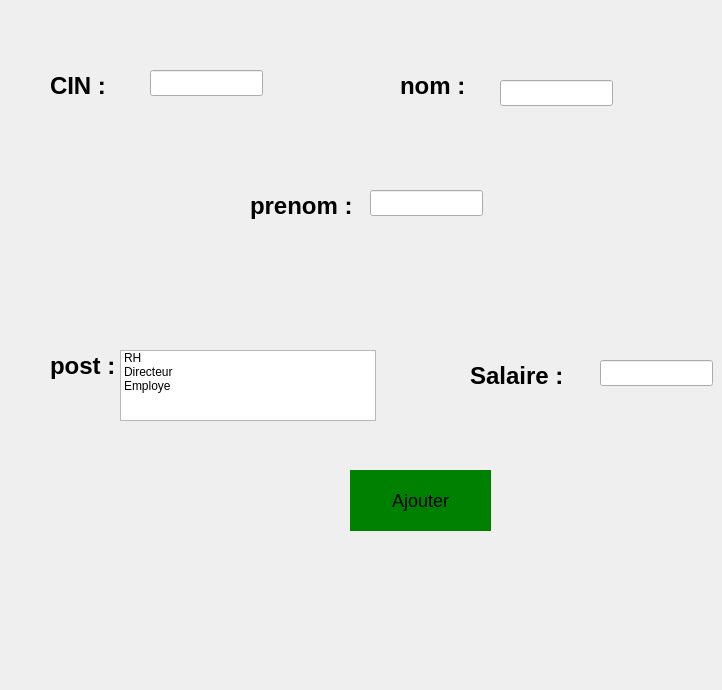
      <widget class="QWidget" name="tab_17">
       <attribute name="icon">
        <iconset resource="resource.qrc">
         <normaloff>:/images/add.png</normaloff>:/images/add.png</iconset>
       </attribute>
       <attribute name="title">
        <string>Ajouter</string>
       </attribute>
       <widget class="QLabel" name="label_17">
        <property name="geometry">
         <rect>
          <x>400</x>
          <y>60</y>
          <width>221</width>
          <height>51</height>
         </rect>
        </property>
        <property name="styleSheet">
         <string notr="true">QLabel {
    font-family: 'Arial';    /* You can change this to any preferred font */
    font-size: 24px;         /* Adjust this value for the desired text size */
    color: #000000;          /* Dark color code */
    font-weight: bold;       /* Makes the text bold */
}
</string>
        </property>
        <property name="text">
         <string>nom :</string>
        </property>
       </widget>
       <widget class="QLineEdit" name="nomE">
        <property name="geometry">
         <rect>
          <x>500</x>
          <y>80</y>
          <width>113</width>
          <height>26</height>
         </rect>
        </property>
       </widget>
       <widget class="QLabel" name="label_18">
        <property name="geometry">
         <rect>
          <x>250</x>
          <y>180</y>
          <width>221</width>
          <height>51</height>
         </rect>
        </property>
        <property name="styleSheet">
         <string notr="true">QLabel {
    font-family: 'Arial';    /* You can change this to any preferred font */
    font-size: 24px;         /* Adjust this value for the desired text size */
    color: #000000;          /* Dark color code */
    font-weight: bold;       /* Makes the text bold */
}
</string>
        </property>
        <property name="text">
         <string>prenom :</string>
        </property>
       </widget>
       <widget class="QLineEdit" name="prenomE">
        <property name="geometry">
         <rect>
          <x>370</x>
          <y>190</y>
          <width>113</width>
          <height>26</height>
         </rect>
        </property>
       </widget>
       <widget class="QLabel" name="label_20">
        <property name="geometry">
         <rect>
          <x>50</x>
          <y>60</y>
          <width>221</width>
          <height>51</height>
         </rect>
        </property>
        <property name="styleSheet">
         <string notr="true">QLabel {
    font-family: 'Arial';    /* You can change this to any preferred font */
    font-size: 24px;         /* Adjust this value for the desired text size */
    color: #000000;          /* Dark color code */
    font-weight: bold;       /* Makes the text bold */
}
</string>
        </property>
        <property name="text">
         <string>CIN :</string>
        </property>
       </widget>
       <widget class="QLineEdit" name="cinE">
        <property name="geometry">
         <rect>
          <x>150</x>
          <y>70</y>
          <width>113</width>
          <height>26</height>
         </rect>
        </property>
        <property name="font">
         <font/>
        </property>
        <property name="maxLength">
         <number>8</number>
        </property>
       </widget>
       <widget class="QLabel" name="label_21">
        <property name="geometry">
         <rect>
          <x>50</x>
          <y>340</y>
          <width>221</width>
          <height>51</height>
         </rect>
        </property>
        <property name="styleSheet">
         <string notr="true">QLabel {
    font-family: 'Arial';    /* You can change this to any preferred font */
    font-size: 24px;         /* Adjust this value for the desired text size */
    color: #000000;          /* Dark color code */
    font-weight: bold;       /* Makes the text bold */
}
</string>
        </property>
        <property name="text">
         <string>post : </string>
        </property>
       </widget>
       <widget class="QLabel" name="label_22">
        <property name="geometry">
         <rect>
          <x>470</x>
          <y>350</y>
          <width>221</width>
          <height>51</height>
         </rect>
        </property>
        <property name="styleSheet">
         <string notr="true">QLabel {
    font-family: 'Arial';    /* You can change this to any preferred font */
    font-size: 24px;         /* Adjust this value for the desired text size */
    color: #000000;          /* Dark color code */
    font-weight: bold;       /* Makes the text bold */
}
</string>
        </property>
        <property name="text">
         <string>Salaire :</string>
        </property>
       </widget>
       <widget class="QLineEdit" name="salaireE">
        <property name="geometry">
         <rect>
          <x>600</x>
          <y>360</y>
          <width>113</width>
          <height>26</height>
         </rect>
        </property>
       </widget>
       <widget class="QPushButton" name="ajoutemploye">
        <property name="geometry">
         <rect>
          <x>350</x>
          <y>470</y>
          <width>141</width>
          <height>61</height>
         </rect>
        </property>
        <property name="styleSheet">
         <string notr="true">QPushButton {
    color: #000000;          /* Text color: deep black */
    font-size: 18px;         /* Text size: slightly bigger */
    background-color: green; /* Button background color */
    border: none;            /* Optional: Remove the border */
    padding: 10px;           /* Optional: Add padding for a better look */
}

QPushButton:hover {
    background-color: darkgreen; /* Optional: Change background color on hover */
}

QPushButton:pressed {
    background-color: lightgreen; /* Optional: Change background color on press */
}
</string>
        </property>
        <property name="text">
         <string>Ajouter</string>
        </property>
       </widget>
       <widget class="QLabel" name="label_59">
        <property name="geometry">
         <rect>
          <x>0</x>
          <y>510</y>
          <width>221</width>
          <height>171</height>
         </rect>
        </property>
        <property name="text">
         <string/>
        </property>
        <property name="pixmap">
         <pixmap resource="resource.qrc">:/images/Shinny__7_-removebg-preview.png</pixmap>
        </property>
        <property name="scaledContents">
         <bool>true</bool>
        </property>
       </widget>
       <widget class="QListWidget" name="listWidget">
        <property name="geometry">
         <rect>
          <x>120</x>
          <y>350</y>
          <width>256</width>
          <height>71</height>
         </rect>
        </property>
        <item>
         <property name="text">
          <string>RH</string>
         </property>
        </item>
        <item>
         <property name="text">
          <string>Directeur </string>
         </property>
        </item>
        <item>
         <property name="text">
          <string>Employe</string>
         </property>
        </item>
       </widget>
      </widget>
